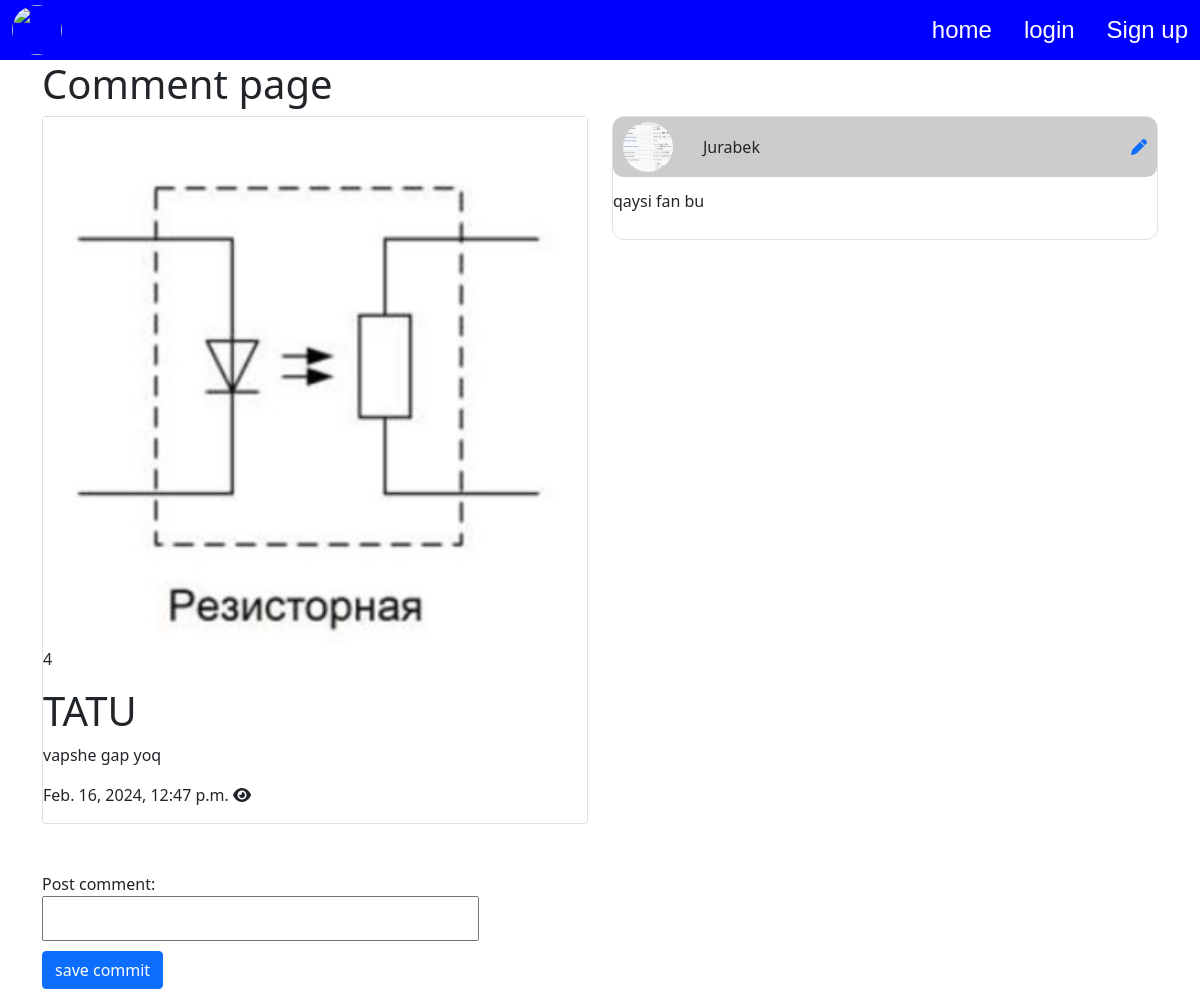
Page /comment/4/ on the committed database.
### home/models.py (models this page shows, shortened)
class Postmodel(models.Model):
    post_coise = (
        ('yahshi', "Yahshi"),
        ('yomon', "Yomon")
    )
    profile = models.ForeignKey(Profil, on_delete=models.CASCADE)
    title = models.CharField(max_length=150)
    text = models.TextField()
    post_image = models.ImageField(upload_to='postImages/', blank=True, null=True)
    turi = models.CharField(max_length=20, choices=post_coise, default='Yahshi')
    created = models.DateTimeField(auto_now_add=True)
    edited = models.DateTimeField(auto_now=True)

class ComentModel(models.Model):
    post_comment = models.CharField(max_length=200)
    created = models.DateTimeField(auto_now_add=True)
    edited = models.DateTimeField(auto_now=True)
    post = models.ForeignKey(Postmodel, on_delete=models.CASCADE, null=True, blank=True)
    profile = models.ForeignKey(Profil, on_delete=models.CASCADE, null=True, blank=True)
    def __str__(self) -> str:
        return self.post_comment

class Profil(models.Model):
    user = models.OneToOneField(User, on_delete=models.CASCADE, null=True)
    name = models.CharField(max_length=100, default='userName')
    userEmail = models.CharField(max_length=50, default='email..')
    userImg = models.ImageField(upload_to='userImages/')
    created = models.DateTimeField(auto_now_add=True)
    edited = models.DateTimeField(auto_now=True)

### home/views.py (the view, shortened to what this page needs)
# urls.py: path('comment/<int:pk>/', CommentsView,   name='comment'),
def CommentsView(request, pk):
    post_yahshi = Postmodel.objects.get(id=pk)
    form = CommentForm()
    comment = ComentModel.objects.filter(post_id=pk)
    ctx = {
        "form": form,
        "posts": post_yahshi,
        "comments": comment,
    }
    return render(request, "comment.html",ctx)

### home/forms.py
class CommentForm(forms.ModelForm):
    class Meta:
        model = ComentModel
        fields = ['post_comment']

### templates/comment.html (shortened to what this page needs)
{% extends 'navbar.html' %}
{% block content %}
    <div class="container">
        <h1>Comment page</h1>
        <div class="row">
            <div class="col-6">
                <div class="card">
                    <img src="{{ posts.post_image.url }}" alt="{{y.title}}">
                    <p>{{posts.id}}</p>
                    <h1>{{posts.title}}</h1>
                    <p>{{posts.text}}</p>
                    <p>{{posts.created}} <i class="fa-solid fa-eye"></i></p>
                </div>
                <form action="{% url 'comment' posts.id %}" method="POST" class="mt-5 form">
                    {{form}}
                    <button class="btn btn-primary">save commit</button>
                </form>
            </div>
            <div class="col-6">
                <div class="row">
                    <div class="scroll_box">
                    {% for comment in comments %}
                        <div class="col-12">
                                <div class="comment border mb-2 w-100">
                                    <div class="comment_box">
                                        <div class="img_name">
                                            <img style="width: 50px; height: 50px; border-radius: 50%;" src="{{comment.profile.userImg.url}}" alt="">
                                            <p class="mb-0">{{comment.profile.name}}</p>
                                        </div>
                                        <a href=""><i class="fa-solid fa-pen"></i></a>
                                    </div>
                                    <p clas>{{comment}}</p>
                                </div>
                        </div>
                    {% endfor %}
                </div>
                </div>
            </div>
        </div>
    </div>
{% endblock %}

### static/css/app.css (style rules this page uses)
* { margin: 0; padding: 0; box-sizing: border-box; }
.form div { display: flex; flex-direction: column; }
.form div input { width: 80%; height: 45px; margin-bottom: 10px; }
.comment_box { width: 100%; height: 60px; display: flex; align-items: center; justify-content: space-between; column-gap: 20px; margin-bottom: 12px; background-color: rgb(204, 204, 204); border-radius: 10px; padding: 0 10px; }
.comment { border-radius: 12px; padding: 0 0 10px 0; height: auto; }
.comment_box img { object-fit: cover; }
.img_name { display: flex; align-items: center; column-gap: 30px; height: 100%; width:70%; }
.scroll_box { width: 100%; height: 350px; overflow-y: auto; }

### rows in the picture
Postmodel: post_image (picture), id "4", title "TATU", text "vapshe gap yoq", created "Feb. 16, 2024, 12:47 p.m."
ComentModel: profile.userImg (picture), profile.name "Jurabek", post_comment "qaysi fan bu"
